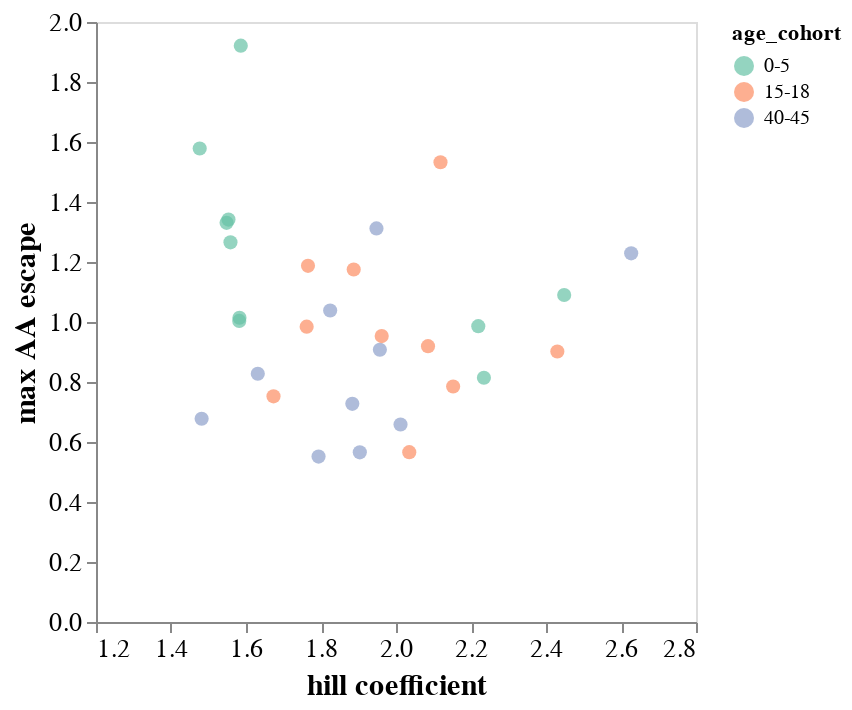

The notebook cell saved with this chart:
### Code cell
hill_plot = (
    alt.Chart()
    .encode(
        x=alt.X("hill_coeff", 
                title="hill coefficient",
                scale=alt.Scale(domain=[1.2, 2.8])
               ),
        y=alt.Y(
            "max_aa_escape",
            title="max AA escape",
        ),
        color=alt.Color('age_cohort:N'
                       ).scale(scheme='set2'),
        detail='serum',
    )
    .mark_circle(size=50, opacity=0.7)
    .properties(width=300, height=300)
    # .mark_circle(opacity=0.7, size=20))
)

chart = alt.layer(
    hill_plot, data=hill_df
).configure_axis(
    grid=False,
    labelFontSize=13,
    titleFontSize=15
).resolve_axis(
    x='independent'
)

chart

### Figure 1 — Vega-Lite specification as saved in the notebook (floating-point values rounded to 4 significant figures)
{"config": {"view": {"continuousWidth": 300, "continuousHeight": 300}, "axis": {"grid": false, "labelFontSize": 13, "titleFontSize": 15}}, "layer": [{"mark": {"type": "circle", "opacity": 0.7, "size": 50}, "encoding": {"color": {"field": "age_cohort", "scale": {"scheme": "set2"}, "type": "nominal"}, "detail": {"field": "serum", "type": "quantitative"}, "x": {"field": "hill_coeff", "scale": {"domain": [1.2, 2.8]}, "title": "hill coefficient", "type": "quantitative"}, "y": {"field": "max_aa_escape", "title": "max AA escape", "type": "quantitative"}}}], "data": {"name": "data-5738fc1cb81f107a89c638a0ee03fac4"}, "height": 300, "resolve": {"axis": {"x": "independent"}}, "width": 300, "$schema": "https://vega.github.io/schema/vega-lite/v5.6.1.json", "datasets": {"data-5738fc1cb81f107a89c638a0ee03fac4": [{"index": 0, "serum": "33C", "hill_coeff": 2.012, "max_site_escape": 5.664, "max_aa_escape": 0.6582, "age_cohort": "40-45"}, {"index": 1, "serum": "34C", "hill_coeff": 1.948, "max_site_escape": 16.37, "max_aa_escape": 1.312, "age_cohort": "40-45"}, {"index": 2, "serum": "197C", "hill_coeff": 1.824, "max_site_escape": 4.271, "max_aa_escape": 1.038, "age_cohort": "40-45"}, {"index": 3, "serum": "199C", "hill_coeff": 1.884, "max_site_escape": 3.377, "max_aa_escape": 0.7271, "age_cohort": "40-45"}, {"index": 4, "serum": "215C", "hill_coeff": 2.627, "max_site_escape": 8.247, "max_aa_escape": 1.229, "age_cohort": "40-45"}, {"index": 5, "serum": "210C", "hill_coeff": 1.482, "max_site_escape": 1.153, "max_aa_escape": 0.6777, "age_cohort": "40-45"}, {"index": 6, "serum": "74C", "hill_coeff": 1.903, "max_site_escape": 0.9208, "max_aa_escape": 0.5655, "age_cohort": "40-45"}, {"index": 7, "serum": "68C", "hill_coeff": 1.631, "max_site_escape": 3.017, "max_aa_escape": 0.8274, "age_cohort": "40-45"}, {"index": 8, "serum": "150C", "hill_coeff": 1.957, "max_site_escape": 7.596, "max_aa_escape": 0.9075, "age_cohort": "40-45"}, {"index": 9, "serum": "18C", "hill_coeff": 1.793, "max_site_escape": 3.917, "max_aa_escape": 0.5514, "age_cohort": "40-45"}, {"index": 0, "serum": 2343, "hill_coeff": 1.962, "max_site_escape": 1.988, "max_aa_escape": 0.953, "age_cohort": "15-18"}, {"index": 1, "serum": 2350, "hill_coeff": 2.43, "max_site_escape": 9.373, "max_aa_escape": 0.9015, "age_cohort": "15-18"}, {"index": 2, "serum": 2365, "hill_coeff": 2.152, "max_site_escape": 5.996, "max_aa_escape": 0.7849, "age_cohort": "15-18"}, {"index": 3, "serum": 2382, "hill_coeff": 2.035, "max_site_escape": 4.324, "max_aa_escape": 0.5661, "age_cohort": "15-18"}, {"index": 4, "serum": 3866, "hill_coeff": 2.085, "max_site_escape": 11.98, "max_aa_escape": 0.9195, "age_cohort": "15-18"}, {"index": 5, "serum": 2380, "hill_coeff": 1.887, "max_site_escape": 9.348, "max_aa_escape": 1.175, "age_cohort": "15-18"}, {"index": 6, "serum": 3856, "hill_coeff": 2.119, "max_site_escape": 2.305, "max_aa_escape": 1.533, "age_cohort": "15-18"}, {"index": 7, "serum": 3857, "hill_coeff": 1.673, "max_site_escape": 6.327, "max_aa_escape": 0.7522, "age_cohort": "15-18"}, {"index": 8, "serum": 3862, "hill_coeff": 1.765, "max_site_escape": 2.707, "max_aa_escape": 1.187, "age_cohort": "15-18"}, {"index": 9, "serum": 3895, "hill_coeff": 1.762, "max_site_escape": 12.46, "max_aa_escape": 0.9845, "age_cohort": "15-18"}, {"index": 0, "serum": 2367, "hill_coeff": 1.586, "max_site_escape": 24.03, "max_aa_escape": 1.921, "age_cohort": "0-5"}, {"index": 1, "serum": 3944, "hill_coeff": 2.219, "max_site_escape": 9.692, "max_aa_escape": 0.9862, "age_cohort": "0-5"}, {"index": 2, "serum": 2462, "hill_coeff": 1.548, "max_site_escape": 4.635, "max_aa_escape": 1.331, "age_cohort": "0-5"}, {"index": 3, "serum": 2389, "hill_coeff": 2.448, "max_site_escape": 5.067, "max_aa_escape": 1.09, "age_cohort": "0-5"}, {"index": 4, "serum": 2323, "hill_coeff": 2.234, "max_site_escape": 9.903, "max_aa_escape": 0.8142, "age_cohort": "0-5"}, {"index": 5, "serum": 2388, "hill_coeff": 1.583, "max_site_escape": 6.802, "max_aa_escape": 1.014, "age_cohort": "0-5"}, {"index": 6, "serum": 2463, "hill_coeff": 1.582, "max_site_escape": 5.37, "max_aa_escape": 1.004, "age_cohort": "0-5"}, {"index": 7, "serum": 3973, "hill_coeff": 1.553, "max_site_escape": 1.882, "max_aa_escape": 1.341, "age_cohort": "0-5"}, {"index": 8, "serum": 4299, "hill_coeff": 1.477, "max_site_escape": 1.84, "max_aa_escape": 1.578, "age_cohort": "0-5"}, {"index": 9, "serum": 4584, "hill_coeff": 1.559, "max_site_escape": 10.04, "max_aa_escape": 1.266, "age_cohort": "0-5"}]}}
